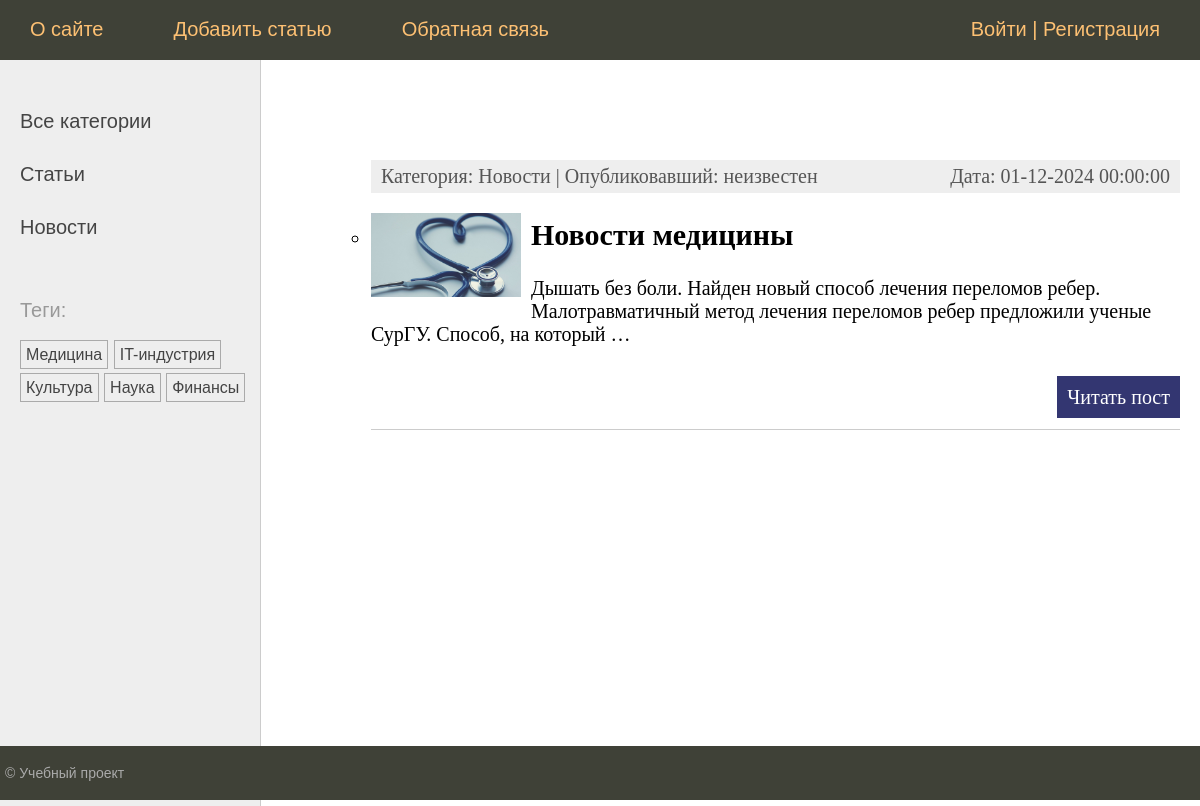
Screenshot of /tag/medicine/ with the database file from the repository.
### neapp/models.py (models this page shows, shortened)
class Category(models.Model):
    name = models.CharField(max_length=100, db_index=True, verbose_name="Категория")
    slug = models.SlugField(max_length=255, unique=True, db_index=True)
    class Meta:
        verbose_name = 'Категория'
        verbose_name_plural = 'Категории'
    def get_absolute_url(self):
        return reverse('category', kwargs={'cat_slug': self.slug})

class TagPost(models.Model):
    tag = models.CharField(max_length=100, db_index=True)
    slug = models.SlugField(max_length=255, unique=True, db_index=True)
    def get_absolute_url(self):
        return reverse('tag', kwargs={'tag_slug': self.slug})

class Post(models.Model):
    ARTICLE = 'AR'
    NEWS = 'NW'
    POST_TYPES = [
        (ARTICLE, 'Статья'),
        (NEWS, 'Новость'),
    ]
    class Status(models.IntegerChoices):
        DRAFT = 0, 'Черновик'
        PUBLISHED = 1, 'Опубликовано'
    author = models.ForeignKey(Author, on_delete=models.CASCADE)
    type = models.CharField(max_length=2, choices=POST_TYPES, default=ARTICLE)
    created_at = models.DateTimeField(auto_now_add=True, verbose_name="Дата публикации")
    title = models.CharField(max_length=255, verbose_name="Заголовок")
    content = models.TextField(blank=True, verbose_name="Текст материала")
    rating = models.IntegerField(default=0)
    is_published = models.BooleanField(choices=tuple(map(lambda x: (bool(x[0]), x[1]), Status.choices)),
                                       default=Status.DRAFT, verbose_name="Статус")
    slug = models.SlugField(max_length=255, unique=True, db_index=True)
    cat = models.ForeignKey(Category, on_delete=models.PROTECT, verbose_name="Категория")
    tags = models.ManyToManyField('TagPost', blank=True, related_name='tags', verbose_name="Тэг")   #-- связь Многие ко многим(добавление тэгов)
    editor = models.OneToOneField('Editor', on_delete=models.SET_NULL, null=True, blank=True, related_name='material', verbose_name="Редактор материала")
    photo = models.ImageField(upload_to="photos/%Y/%m/%d/", default=None, blank=True, null=True, verbose_name="Фото")
    published_by = models.ForeignKey(get_user_model(), on_delete=models.SET_NULL, related_name='posts', null=True,
                               default=None)
    objects = models.Manager()
    published = PublishedModel()
    class Meta:
        verbose_name = 'Авторские материалы'
        verbose_name_plural = 'Авторские материалы'
        ordering = ['-created_at']
        indexes = [
            models.Index(fields=['-created_at']),
        ]
    def get_absolute_url(self):
        return reverse('post', kwargs={'post_slug': self.slug})

### neapp/views.py (the view)
# urls.py: path('tag/<slug:tag_slug>/', views.TagPostList.as_view(), name='tag'),        #29. Маршрут для тэгов.
class TagPostList(DataMixin, ListView):
    template_name = 'neapp/news_page.html'
    context_object_name = 'posts'
    allow_empty = False
    def get_context_data(self, **kwargs):
        context = super().get_context_data(**kwargs)
        tag = TagPost.objects.get(slug=self.kwargs['tag_slug'])
        return self.get_mixin_context(context, title='Тег: ' + tag.tag)
    def get_queryset(self):
        return Post.published.filter(tags__slug=self.kwargs['tag_slug']).select_related('cat')

### neapp/models.py (called while the page is built)
    def get_queryset(self):
        return super().get_queryset().filter(is_published=Post.Status.PUBLISHED)

### neapp/templatetags/neapptags.py (called while the page is built)
@register.inclusion_tag('neapp/list_categories.html')
def show_categories(cat_selected_id=0):
    cats = Category.objects.all()
    return {"cats": cats, "cat_selected": cat_selected_id}

@register.inclusion_tag('neapp/list_tags.html')
def show_all_tags():
    return {"tags": TagPost.objects.all()}

### neapp/utils.py (called while the page is built)
    def get_mixin_context(self, context, **kwargs):
        if self.title_page:
            context['title'] = self.title_page
        context['menu'] = menu
        context['cat_selected'] = None
        context.update(kwargs)
        return context

### users/context_processors.py (called while the page is built)
def get_neapp_context(request):
    return {'mainmenu': menu}

### neapp/templates/neapp/news_page.html (shortened to what this page needs)
{% extends 'default.html' %}
{% load custom_filters %}
{% block content %}
<ul class="list-articles">
<ul>
    {% for p in posts %}
            <li><div class="article-panel">
    <p class="first">Категория: {{p.cat.name}} | Опубликовавший: {{p.published_by.username|default:"неизвестен"}}</p>
    <p class="last">Дата: {{p.created_at|date:"d-m-Y H:i:s"}}</p>
    </div>
{% if p.photo %}
                   <p ><img class="img-article-left thumb" src="{{p.photo.url}}"></p>
{% endif %}
                <h2>{{p.title}}</h2>
    {% autoescape off %}
	{{p.content|linebreaks|truncatewords:20}}
    {% endautoescape %}
			<p class="link-read-post"><a href="{{ p.get_absolute_url }}">Читать пост</a></p>
			</li>
    {% endfor %}
</ul>
{% endblock %}

### templates/default.html (shortened to what this page needs)
{% load static %}
{% load neapptags %}
<!DOCTYPE html>
<head>
    <link type="text/css" href="{% static 'neapp/css/styles.css' %}" rel="stylesheet" />
</head>
<body>
<table class="table-page" border=0 cellpadding="0" cellspacing="0">
<tr><td valign=top>
{% block mainmenu %}
		<div class="header">
		<ul id="mainmenu" class="mainmenu">
{% for m in mainmenu %}
         <li><a href="{% url m.url_name %}">{{m.title}}</a></li>
{% endfor %}
{% if user.is_authenticated %}
	<li class="last"> <a href="{% url 'users:profile' %}">{{user.username}}</a> | <a href="{% url 'users:logout' %}">Выйти</a></li>
{% else %}
	<li class="last"><a href="{% url 'users:login' %}">Войти</a> | <a href="{% url 'users:register' %}">Регистрация</a></li>
{% endif %}
         	</ul>
         </div>
{% endblock mainmenu %}
<table class="table-content" border=0 cellpadding="0" cellspacing="0">
<tr>
	<td valign="top" class="left-chapters">
	<ul id="leftchapters">
		{% if cat_selected == 0 %}
        <li class="selected">Все категории</li>
		{% else %}
        <li><a href="{% url 'home' %}">Все категории</a></li>
		{% endif %}
		{% show_categories cat_selected %}
		<li>{% show_all_tags %}</li>
	</ul>
</td>
<td valign="top" class="content">
	<div class="content-text">
{% block content %}
{% endblock %}
	</div>
</td></tr></table>
</td></tr>
<tr><td valign=top>
	<div id="footer">
		<p>&copy; Учебный проект</p>
	</div>
</td></tr></table>
</body>
</html>

### neapp/templates/neapp/list_categories.html
{% for cat in cats %}
{% if cat.id == cat_selected %}
<li class="selected">{{ cat.name }}</li>
{% else %}
<li><a href="{{ cat.get_absolute_url }}">{{cat.name}}</a></li>
{% endif %}
{% endfor %}

### neapp/templates/neapp/list_tags.html
{% if tags %}
    Теги:</p>
    <ul class="tags-list">
        {% for t in tags %}
        <li><a href="{{t.get_absolute_url}}">{{t.tag}}</a></li>
        {% endfor %}
    </ul>
{% endif %}

### neapp/static/neapp/css/styles.css (style rules this page uses)
html, body { font-family: 'Arial'; margin: 0; padding: 0; height: 100%; width: 100%; color: #444; }
a { color: #0059b2; text-decoration: none; }
img { max-width: 600px; height: auto; }
img.img-article-left { max-width: 300px; height: auto; float: left; padding: 0 10px 10px 0; }
img.img-article-left.thumb { max-width: 150px; height: auto; }
p.link-read-post { text-align: right; }
p.link-read-post a { padding: 10px; min-width: 100px; background: #333671; color: #fff; text-decoration: none; }
div.article-panel { background: #eee; padding: 5px 10px 5px 10px; box-sizing: border-box; overflow: hidden; color: #555; }
div.article-panel p.first { margin: 0; float: left; }
div.article-panel p.last { margin: 0; float: right; }
ul.list-articles { list-style: none; margin: 0; padding: 0; }
ul.list-articles li { border-bottom: 1px solid #ccc; }
.table-page { width: 100%; height: 100%; vertical-align: top; }
.table-page tr { height: 100%; }
.header { background: #3F4137; height: 60px; }
ul.mainmenu { list-style: none; margin: 0; padding: 0; height: 60px; color: #fdc073; font-size: 20px; overflow: hidden; }
ul.mainmenu li { float: left; margin: 18px 40px 0 30px; }
ul.mainmenu li.last { float: right; }
ul.mainmenu li a { color: #fdc073; text-decoration: none; }
.table-content { width: 100%; min-height: 100%; height: 100%; }
.left-chapters { margin: 0; background: #eee; border-right: 1px solid #ccc; }
.left-chapters ul { width: 230px; margin: 0; padding: 20px 10px 10px 20px; list-style: none; font-size: 20px; }
.left-chapters ul li { margin: 30px 0 0 0; color: #999; }
.left-chapters ul li a { color: #444; text-decoration: none; }
ul.tags-list { width: 100%; margin: 0; padding: 0; list-style: none; }
ul.tags-list li { margin: 0; padding: 0 0 10px; display: inline-block; }
ul.tags-list li a { padding: 5px; font-size: 16px; border: 1px solid #aaa; }
.content { padding: 40px 20px 20px 40px; width: 100%; box-sizing: border-box; }
.content-text { margin: 60px 0 0 30px; color: #000; font-size: 20px; font-family: Yandex Sans Display Light; }
#footer { box-sizing: border-box; background: #3F4137; padding: 5px; color: #aaa; font-size: 14px; font-family: Verdana, Geneva, Arial, Helvetica; text-align: left; overflow: hidden; }

### rows the page displays
Category: name "Статьи"
Category: name "Новости"
TagPost: tag "Медицина"
TagPost: tag "IT-индустрия"
TagPost: tag "Культура"
TagPost: tag "Наука"
TagPost: tag "Финансы"
Post: cat.name "Новости", published_by.username "неизвестен", created_at "01-12-2024 00:00:00", photo (picture), title "Новости медицины", content "Дышать без боли. Найден новый способ лечения переломов ребер. Малотравматичный метод лечения переломов ребер предложили ученые СурГУ. Способ, на который …"

### other values shown
{{ m.title }} "О сайте" "Добавить статью" "Обратная связь"
